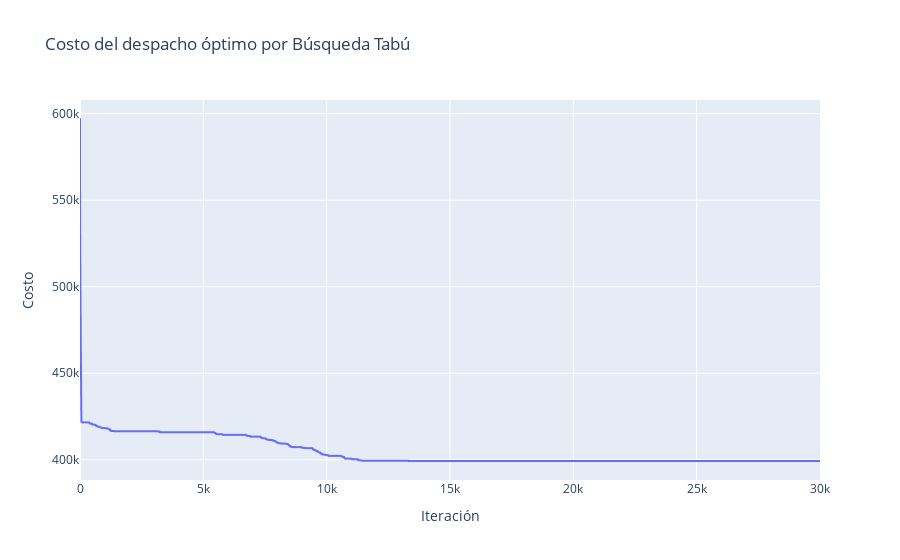

The code cell stored with this chart in its notebook:
### Code cell
print(f"Mejor costo global: {mejor_costo_global:.2f}")
print(f"Mejor solución global: {mejor_solucion_global}")

px.line(x=np.arange(iteraciones), y=mejores_iter, labels={'x': 'Iteración', 'y': 'Costo'}, title='Costo del despacho óptimo por Búsqueda Tabú').show()

### Figure 1 — Plotly figure (JSON) as saved in the notebook; plotly's stock layout.template omitted (floating-point values rounded to 4 significant figures; data arrays with more than 128 entries replaced by an {"elided": "..."} marker saying what was removed)
{"data": [{"hovertemplate": "Iteración=%{x}<br>Costo=%{y}<extra></extra>", "legendgroup": "", "line": {"color": "#636efa", "dash": "solid"}, "marker": {"symbol": "circle"}, "mode": "lines", "name": "", "showlegend": false, "type": "scattergl", "x": {"elided": "30000 int values"}, "xaxis": "x", "y": {"elided": "30000 float values"}, "yaxis": "y"}], "layout": {"legend": {"tracegroupgap": 0}, "title": {"text": "Costo del despacho óptimo por Búsqueda Tabú"}, "xaxis": {"anchor": "y", "domain": [0, 1], "title": {"text": "Iteración"}}, "yaxis": {"anchor": "x", "domain": [0, 1], "title": {"text": "Costo"}}}}
